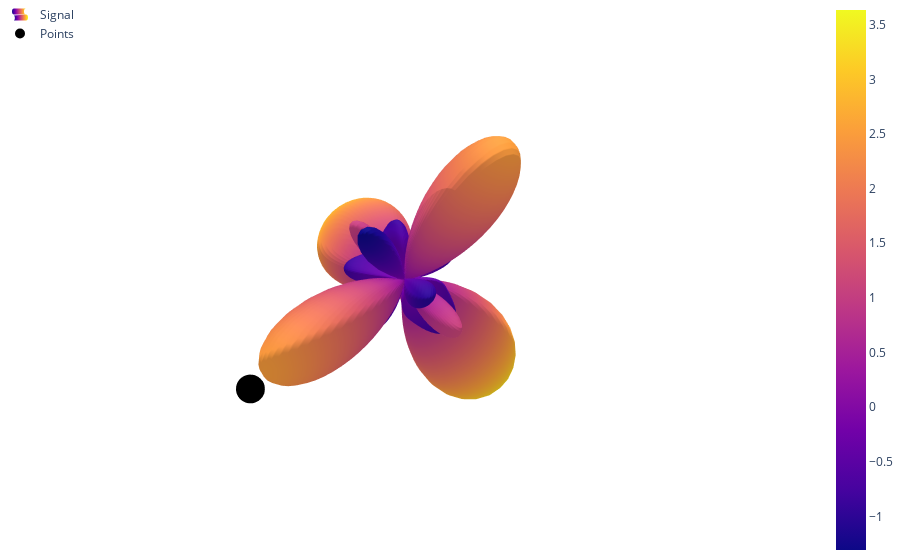

Here is the notebook cell this chart was saved with:
### Code cell
from utils.plotters import visualize_signal, visualize_geometry

visualize_geometry(merged_results["best_preds"][highest_mae_index], lmax=5, show_points=True)

### Figure 1 — Plotly figure (JSON) as saved in the notebook; plotly's stock layout.template omitted (floating-point values rounded to 4 significant figures; data arrays with more than 128 entries replaced by an {"elided": "..."} marker saying what was removed)
{"data": [{"name": "Signal", "showlegend": true, "surfacecolor": {"elided": "102x100 float values"}, "type": "surface", "x": {"elided": "102x100 float values"}, "y": {"elided": "102x100 float values"}, "z": {"elided": "102x100 float values"}}, {"marker": {"color": "black", "size": 10}, "mode": "markers", "name": "Points", "showlegend": true, "type": "scatter3d", "x": [-0.554, 0.7338, -0.4167, -0.1022, -0.1822], "y": [0.006801, 0.02261, -0.8096, 0.09907, 0.186], "z": [-0.8325, -0.05336, -0.3173, 0.215, 0.403]}], "layout": {"legend": {"x": 0, "xanchor": "left", "y": 1, "yanchor": "top"}, "margin": {"b": 0, "l": 0, "r": 0, "t": 0}, "paper_bgcolor": "rgba(255,255,255,255)", "plot_bgcolor": "rgba(255,255,255,255)", "scene": {"aspectmode": "cube", "bgcolor": "rgba(255,255,255,255)", "camera": {"eye": {"x": 0.3, "y": 0.3, "z": 0.3}}, "xaxis": {"backgroundcolor": "rgba(255,255,255,255)", "range": [-2.5, 2.5], "showgrid": false, "showticklabels": false, "title": {"text": ""}, "zeroline": false}, "yaxis": {"backgroundcolor": "rgba(255,255,255,255)", "range": [-2.5, 2.5], "showgrid": false, "showticklabels": false, "title": {"text": ""}, "zeroline": false}, "zaxis": {"backgroundcolor": "rgba(255,255,255,255)", "range": [-2.5, 2.5], "showgrid": false, "showticklabels": false, "title": {"text": ""}, "zeroline": false}}}}
